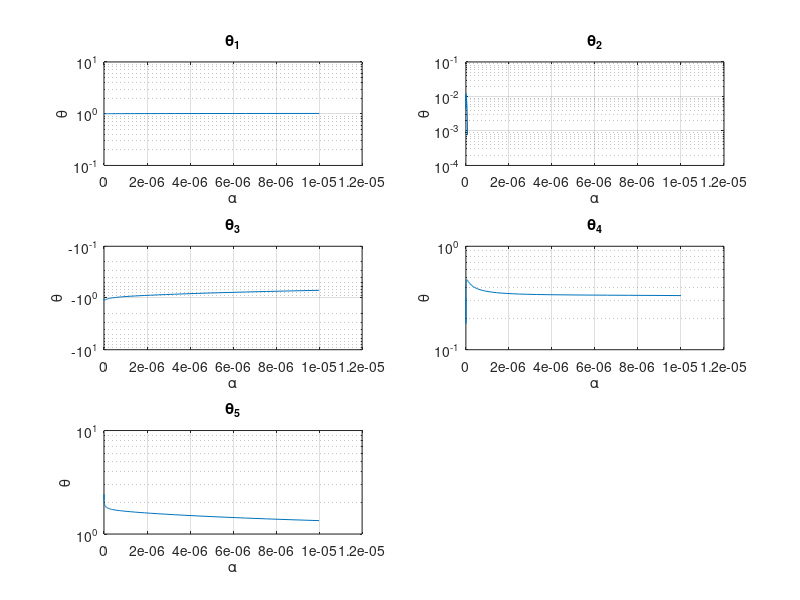
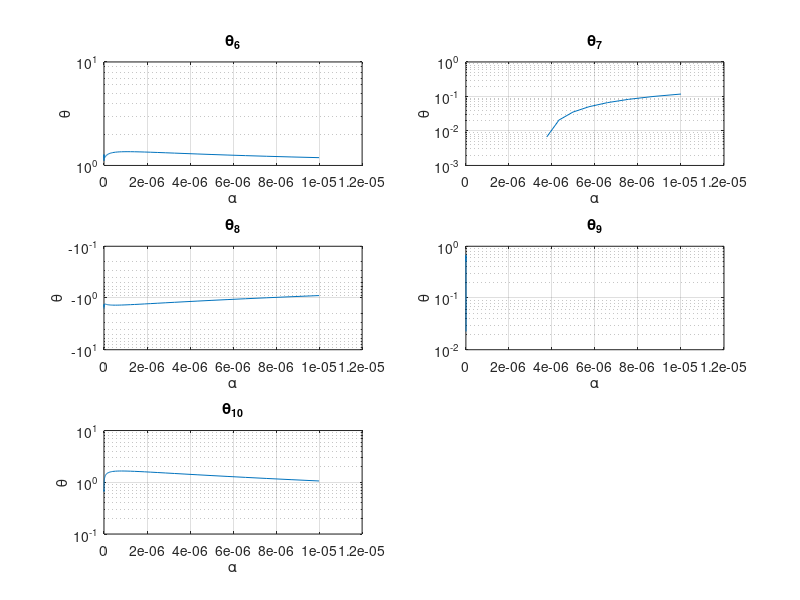

MATLAB code to generate these figures, in order:
clc;clear all;close all;warning off;

TR_DO = 1 ;
n = 10 ;
Q = 100 ;
N = 1000 ;
Alpha = logspace(-11,-5,100);
% Alpha = 0 : 1e-5 : 0.02 ;
Noise_Eff = 1 ;
Normalize = 1 ;
Noise_Var = 0.0001 ;

%% ------------------------ Generating Input ------------------------------
u = normrnd( 0.5 , 0.5/3 , N , 1 ) ;
u = ( u - min(u) ) / ( max(u) - min(u) ) ;

%% ------------------------ Gnerating Noise -------------------------------
Noise =  normrnd( 0 , Noise_Var , N , 1 ) ;

%% --------------------------- Least Square -------------------------------

u_Test = zeros( floor( length( u ) / Q ) * ( Q - ceil( 0.75 * Q ) ) , 1 ) ;
Noise_Test = zeros( floor( length( u ) / Q ) * ( Q - ceil( 0.75 * Q ) ) , 1 ) ;
theta = zeros( n , floor( length( u ) / Q ) ) ;
X = zeros( ceil( 0.75 * Q ) , n ) ;
X_normalize_term = zeros( n , 1 ) ;
Var_Noise_estim = zeros( 1 , floor( length( u ) / Q ) ) ;
for q = 1 : length( Alpha )
    alpha = Alpha( q ) ;
    for i = 1 : floor( length( u ) / Q )
        Start_TR = ( i - 1 ) * Q + 1 ;
        End_TR = Start_TR + ceil( 0.75 * Q ) - 1 ;
        Start_TE = End_TR + 1 ;
        End_TE = i * Q ;

        u_Train = u( Start_TR : End_TR , 1 ) * TR_DO ;

        y_Train = 1 - u_Train.^2 + 3*u_Train.^4 - 1.5*u_Train.^7 + u_Train.^9 + ...
            Noise_Eff * Noise( Start_TR : End_TR , 1 ) ;

        u_Test( ( i - 1 ) * ( Q - ceil( 0.75 * Q ) ) + 1 : i * ( Q - ceil( 0.75 * Q ) ) , : ) = ...
            u( Start_TE : End_TE , 1 ) ;

        Noise_Test( ( i - 1 ) * ( Q - ceil( 0.75 * Q ) ) + 1 : i * ( Q - ceil( 0.75 * Q ) ) , : ) = ...
            Noise( Start_TE : End_TE , 1 ) ;

        for j = 0 : n - 1
            X_normalize_term( j + 1 , 1 ) = 1 * ( ~Normalize ) + norm( u_Train.^j ) * Normalize ;
            X( : , j + 1 ) = u_Train.^j / X_normalize_term( j + 1 , 1 );        
        end

        theta( : , i ) = ( ( X' * X + alpha * eye( size( X' * X ) ) )^-1 * X' * y_Train ) ./ X_normalize_term ;

%         e_Train = X * theta( : , i ) - y_Train ;
% 
%         Var_Noise_estim( 1 , i ) = ( e_Train' * e_Train ) / ( 0.75 * Q - n ) ;
    end

    u_Test = sort( u_Test ) ;
    y_Test = 1 - u_Test.^2 + 3*u_Test.^4 - 1.5*u_Test.^7 + u_Test.^9 + Noise_Eff * Noise_Test  ;

    Theta(:,q) = mean( theta , 2 ) ;

    X_Test = zeros( floor( length( u ) / Q ) * ( Q - ceil( 0.75 * Q ) ) , n ) ;
    for j = 0 : n - 1
        X_Test( : , j + 1 ) = u_Test.^j ;
    end

    y_hat_Test = X_Test * Theta(:,q) ;

    e = y_Test - y_hat_Test ;

    J( q ) = 1/2 * ( ( e' * e ) + alpha * ( Theta(:,q)' * Theta(:,q) ) ) ;
end
figure;
for i = 1 : 5
    subplot(3,2,i);semilogy(Alpha,Theta(i,:))
    if i~=10
        title(['\theta_' num2str(i)])
    else
        title('\theta_1_0')
    end
    ylabel('\theta')
    xlabel('\alpha')
    grid on
end
figure;
for i = 6 : 10
    subplot(3,2,i-5);semilogy(Alpha,Theta(i,:))
    if i~=10
        title(['\theta_' num2str(i)])
    else
        title('\theta_1_0')
    end
    ylabel('\theta')
    xlabel('\alpha')
    grid on
end